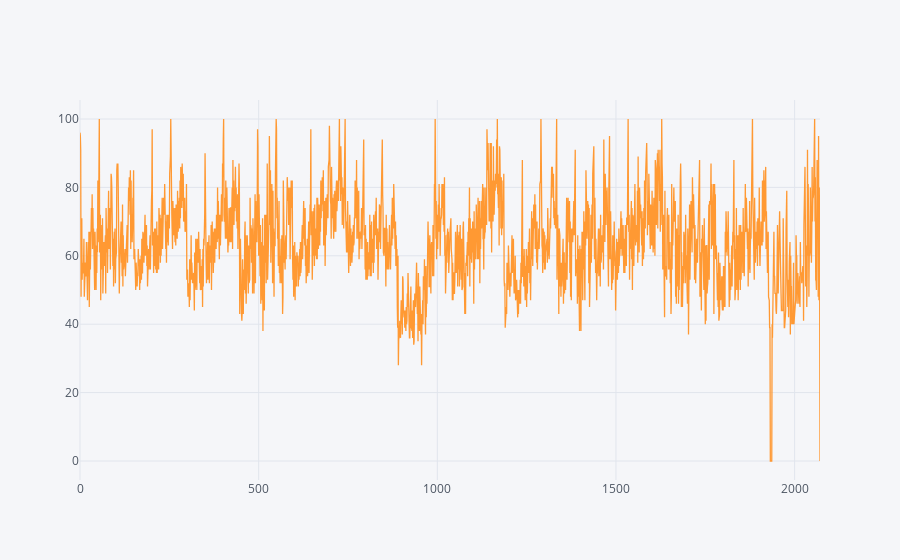

Notebook source saved alongside this figure:
### Code cell
googletrend.iplot()

### Figure 1 — Plotly figure (JSON) as saved in the notebook; plotly's stock layout.template omitted (floating-point values rounded to 4 significant figures; data arrays with more than 128 entries replaced by an {"elided": "..."} marker saying what was removed)
{"data": [{"line": {"color": "rgba(255, 153, 51, 1.0)", "dash": "solid", "shape": "linear", "width": 1.3}, "mode": "lines", "name": "trend", "text": "", "type": "scatter", "uid": "ed2b2ab2-5b62-45a1-83b4-37908a2827d6", "x": {"elided": "2072 int values"}, "y": {"elided": "2072 int values"}}], "layout": {"legend": {"bgcolor": "#F5F6F9", "font": {"color": "#4D5663"}}, "paper_bgcolor": "#F5F6F9", "plot_bgcolor": "#F5F6F9", "title": {"font": {"color": "#4D5663"}}, "xaxis": {"gridcolor": "#E1E5ED", "showgrid": true, "tickfont": {"color": "#4D5663"}, "title": {"font": {"color": "#4D5663"}, "text": ""}, "zerolinecolor": "#E1E5ED"}, "yaxis": {"gridcolor": "#E1E5ED", "showgrid": true, "tickfont": {"color": "#4D5663"}, "title": {"font": {"color": "#4D5663"}, "text": ""}, "zerolinecolor": "#E1E5ED"}}}
